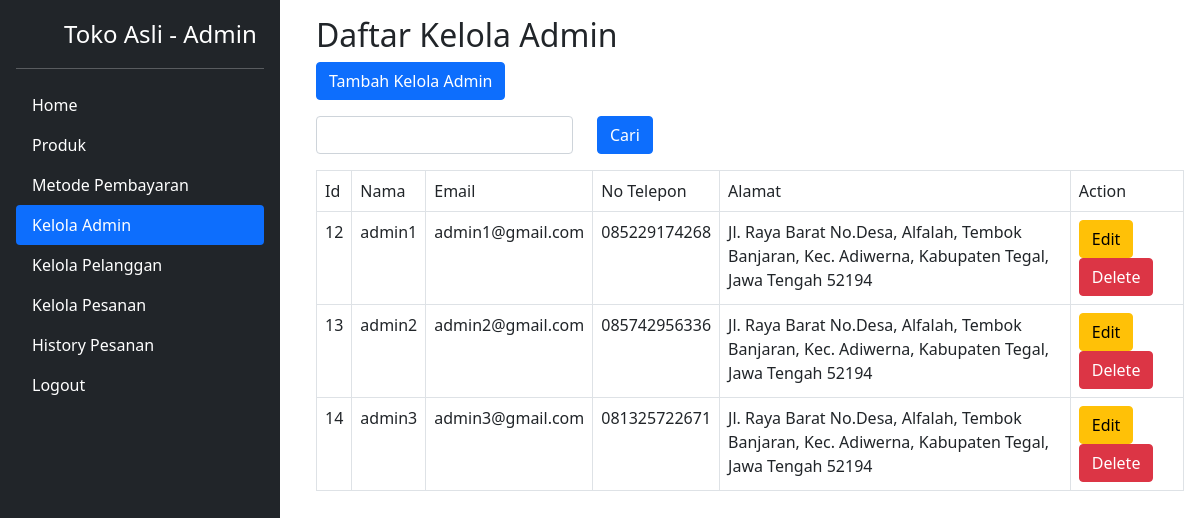
Page /admin/kelolaadmin.php (signed in) on the committed database.
### tables this page shows
CREATE TABLE `users` (
  `id` int(11) NOT NULL,
  `name` varchar(255) NOT NULL,
  `email` varchar(255) NOT NULL,
  `password` varchar(255) NOT NULL,
  `phone` varchar(20) NOT NULL,
  `address` varchar(255) NOT NULL,
  `role` varchar(10) NOT NULL,
  `created_at` datetime NOT NULL DEFAULT current_timestamp(),
  `updated_at` datetime NOT NULL DEFAULT current_timestamp(),
  `deleted_at` datetime DEFAULT NULL
);

### admin/kelolaadmin.php (the view, shortened to what this page needs)
<!DOCTYPE html>
<html lang="en">
<head>
    <link href="https://cdn.jsdelivr.net/npm/bootstrap@5.0.2/dist/css/bootstrap.min.css" rel="stylesheet">
</head>
<body>
    <?php
    include "menu.php";
    ?>
    <div class="d-flex flex-column w-100" style="padding-left: 300px">
        <div class="container p-3">
        <h2>Daftar Kelola Admin</h2>
            <a href="addkelolaadmin.php" class="btn btn-primary">Tambah Kelola Admin</a>
            <div>
            <form action="" method="POST" class="row mt-3 mb-3">
                <div class="col-auto">
                    <input type="text" class="form-control" id="search" name="search">
                </div>
                <div class="col-auto">
                    <button type="submit" class="btn btn-primary">Cari</button>
                </div>
            </form>
            </div>
            <table class="table table-bordered">
                <tr>
                    <td>Id</td>
                    <td>Nama</td>
                    <td>Email</td>
                    <td>No Telepon</td>
                    <td>Alamat</td>
                    <td>Action</td>
                </tr>
                <?php
                include "../config.php";
                if(isset($_POST['search'])) {
                    $inputan = $_POST['search'];
                    $query = "SELECT * FROM users WHERE role = 'admin' and deleted_at is null AND name LIKE '%$inputan%'";
                } else {
                    $query = "SELECT * FROM users WHERE role = 'admin' AND deleted_at is null";
                }
                $result=mysqli_query($connection, $query);
                $kelolaadmin=mysqli_fetch_array($result, MYSQLI_ASSOC);
                if($kelolaadmin !== null) {
                    do {
                ?>
                    <tr>
                        <td><?php echo $kelolaadmin['id'] ?></td>
                        <td><?php echo $kelolaadmin['name'] ?></td>
                        <td><?php echo $kelolaadmin['email'] ?></td>
                        <td><?php echo $kelolaadmin['phone'] ?></td>
                        <td><?php echo $kelolaadmin['address'] ?></td>
                        <td>
                            <a href="editkelolaadmin.php?id=<?= $kelolaadmin['id'] ?>" class="btn btn-warning">Edit</a>
                            <a href="act_deletekelolaadmin.php?id=<?= $kelolaadmin['id'] ?>" class="btn btn-danger" onclick="confirmDelete(event)">Delete</a>
                        </td>
                    </tr>
                <?php
                    $kelolaadmin=mysqli_fetch_array($result, MYSQLI_ASSOC);
                } while ($kelolaadmin !== null);
            }
            ?>
            </table>
</body>
</html>

### admin/menu.php (style rules this page uses)
html { height: -webkit-fill-available; }
body { display: flex; flex-wrap: nowrap; min-height: 100vh; min-height: -webkit-fill-available; height: -webkit-fill-available; overflow-x: auto; }

### rows in the picture
users: id "12", name "admin1", email "admin1@gmail.com", phone "085229174268", address "Jl. Raya Barat No.Desa, Alfalah, Tembok Banjaran, Kec. Adiwerna, Kabupaten Tegal, Jawa Tengah 52194"
users: id "13", name "admin2", email "admin2@gmail.com", phone "085742956336", address "Jl. Raya Barat No.Desa, Alfalah, Tembok Banjaran, Kec. Adiwerna, Kabupaten Tegal, Jawa Tengah 52194"
users: id "14", name "admin3", email "admin3@gmail.com", phone "081325722671", address "Jl. Raya Barat No.Desa, Alfalah, Tembok Banjaran, Kec. Adiwerna, Kabupaten Tegal, Jawa Tengah 52194"
